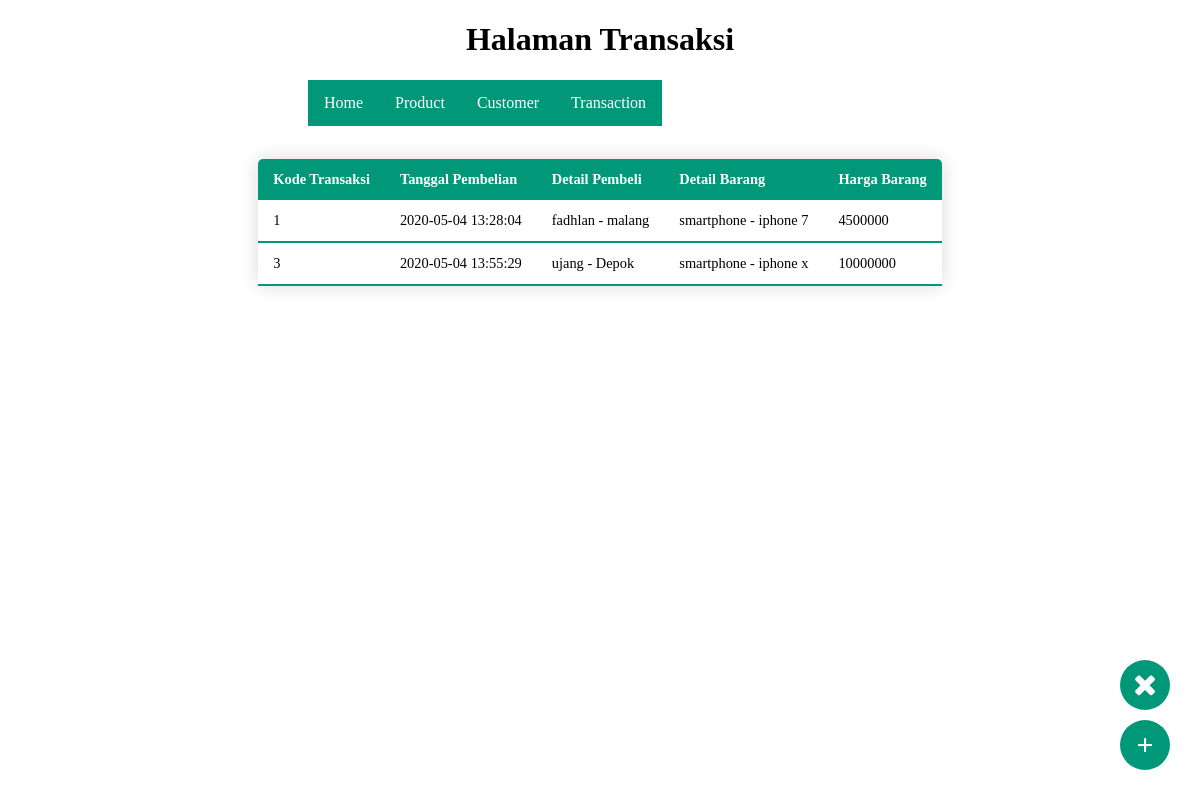
The page /transaksi.php (signed in) on the database as committed earlier.
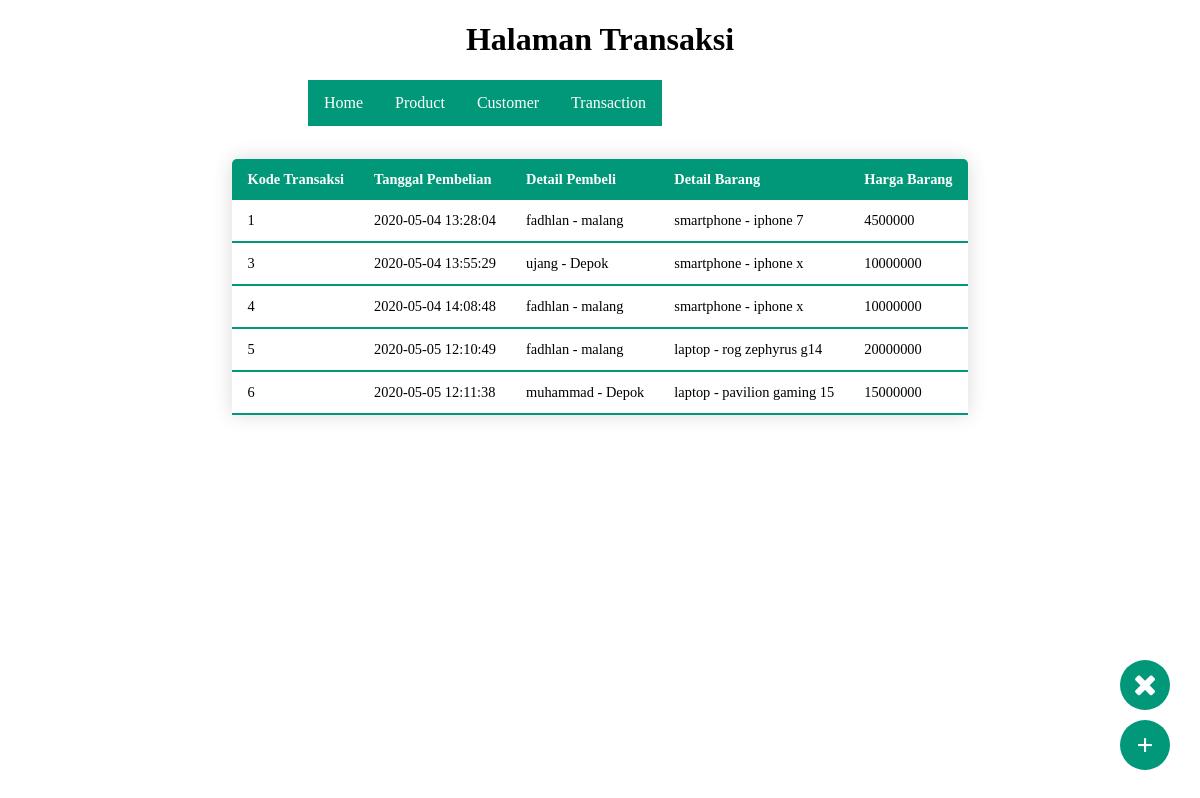
The same page on the database as committed later.
### tables this page shows
CREATE TABLE `transaksi` (
  `kd_trx` int(11) NOT NULL,
  `kd_brg` int(11) NOT NULL,
  `kd_pembeli` int(11) NOT NULL,
  `tgl_beli` datetime NOT NULL
);

CREATE TABLE `barang` (
  `kd_brg` int(11) NOT NULL,
  `nm_barang` varchar(30) NOT NULL,
  `merk` varchar(20) NOT NULL,
  `tipe` varchar(20) NOT NULL,
  `harga` varchar(15) NOT NULL,
  `stok` varchar(10) NOT NULL
);

### functions.php (called while the page is built, shortened)
<?php
$conn = mysqli_connect("localhost", "root", "", "datatoko");
function query($query){
    global $conn;
    $result = mysqli_query($conn, $query);
    $rows = [];
    while ($row = mysqli_fetch_assoc($result)){
        $rows[] = $row;
    }
    return $rows;
}
?>

### transaksi.php (the view, shortened to what this page needs)
<?php
require 'functions.php';
$transaksi = query("SELECT t.kd_trx, t.tgl_beli, concat(concat(p.nm_pembeli, ' - '), p.kota) AS pembeli, concat(concat(b.nm_barang, ' - '), b.tipe) AS barang, b.harga FROM transaksi t INNER JOIN barang b ON t.kd_brg=b.kd_brg INNER JOIN pembeli p ON t.kd_pembeli=p.kd_pembeli");
?>
<!DOCTYPE html>
<html lang="en">
<head>
    <link rel="stylesheet" href="https://cdnjs.cloudflare.com/ajax/libs/font-awesome/4.7.0/css/font-awesome.min.css">
    <link rel="stylesheet" type="text/css" href="css/style.css">
</head>
<body>
    <h1>Halaman Transaksi</h1>
    <div class="header">
        <div class="navbar">
            <ul>
                <li><a href="index.php" class="link">Home</a></li>
                    <li><a href="produk.php" class="link">Product</a></li>
                    <li><a href="customer.php" class="link">Customer</a></li>
                    <li><a href="transaksi.php" class="link">Transaction</a></li>
            </ul>
        </div>
    </div>
    <a href="tambah-transaksi.php" class="tambah">
        +
    </a>
    <a href="logout.php" class="logout">
        <i class="fa fa-close"></i>
    </a>
    <br><br>
    <br>
    <table class="tabelkuh">
        <thead>
            <tr>
                <th>Kode Transaksi</th>
                <th>Tanggal Pembelian</th>
                <th>Detail Pembeli</th>
                <th>Detail Barang</th>
                <th>Harga Barang</th>
            </tr>
        </thead>
        <?php foreach($transaksi as $row) : ?>
        <tbody>
            <tr>
                <td><?= $row["kd_trx"] ?></td>
                <td><?= $row["tgl_beli"] ?></td>
                <td><?= $row["pembeli"] ?></td>
                <td><?= $row["barang"] ?></td>
                <td><?= $row["harga"] ?></td>
            </tr>
        </tbody>
        <?php endforeach;?>
    </table>
</body>
</html>

### css/style.css (style rules this page uses)
.tabelkuh { border-collapse: collapse; margin: 25px 0; margin-left: auto; margin-right: auto; font-size: 0.9em; min-width: 400px; border-radius: 5px 5px 0 0; overflow: hidden; box-shadow: 0 0 20px rgba(0, 0, 0, 0.15); }
.tabelkuh thead tr { background-color: #009879; color: #ffffff; text-align: left; font-weight: bold; }
.tabelkuh th, .tabelkuh td { padding: 12px 15px; }
.tabelkuh tbody tr { border-bottom: 1px solid #dddddd; }
.tabelkuh tbody tr:last-of-type { border-bottom: 2px solid #009879; }
.tambah { background: #009879; display: block; width: 50px; height: 50px; line-height: 50px; text-align: center; color: white; font-size: 30px; font-weight: bold; border-radius: 50%; -webkit-border-radius: 50%; text-decoration: none; transition: ease all 0.3s; position: fixed; right: 30px; bottom: 30px; }
.logout { background: #009879; display: block; width: 50px; height: 50px; line-height: 50px; text-align: center; color: white; font-size: 30px; font-weight: bold; border-radius: 50%; -webkit-border-radius: 50%; text-decoration: none; transition: ease all 0.3s; position: fixed; right: 30px; bottom: 90px; }
h1 { text-align: center; }
.navbar { margin-left: 300px; float: left; }
ul { margin-left: 10px; list-style-type: none; margin: 0; padding: 0; overflow: hidden; }
li { float: left; }
li a { display: block; color: #666; text-align: center; padding: 14px 16px; text-decoration: none; }
li a.link { color: white; background-color: #009879; }

Rows that differ between the two databases and show on the page:
added transaksi: kd_trx "4", tgl_beli "2020-05-04 14:08:48", pembeli "fadhlan - malang", barang "smartphone - iphone x", kd_brg.harga "10000000"
added transaksi: kd_trx "5", tgl_beli "2020-05-05 12:10:49", pembeli "fadhlan - malang", barang "laptop - rog zephyrus g14", kd_brg.harga "20000000"
added transaksi: kd_trx "6", tgl_beli "2020-05-05 12:11:38", pembeli "muhammad - Depok", barang "laptop - pavilion gaming 15", kd_brg.harga "15000000"
